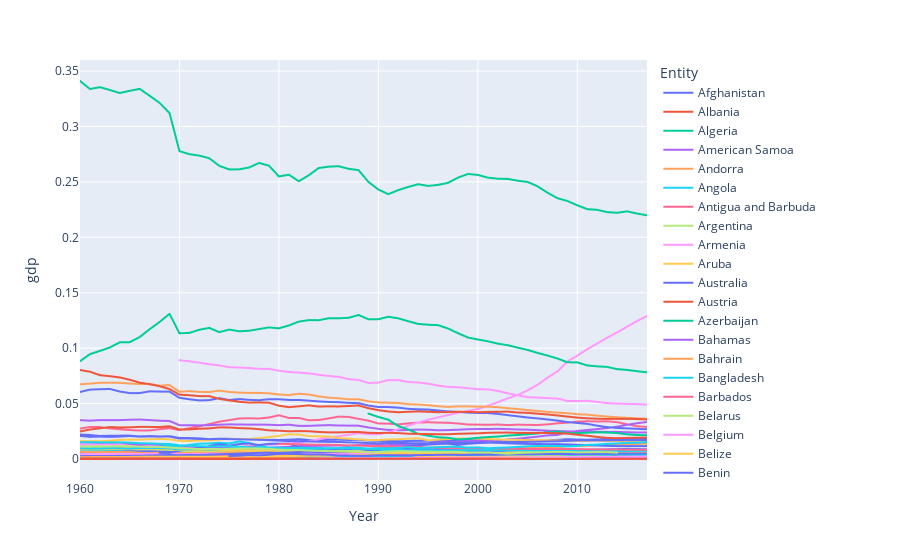

Source (notebook cell):
### Code cell
px.line(share_of_world_economy, x='Year', y='gdp', color='Entity')
